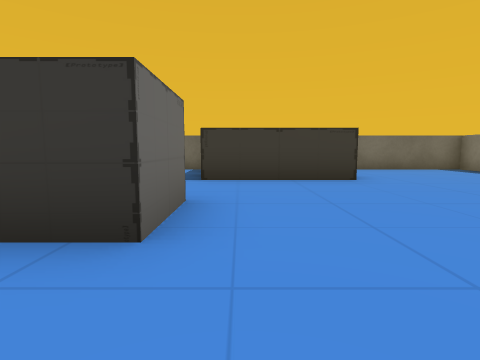
View 1 (above)

15 first-person views from a walk through a scene from a Unity 3-D project. The camera is 0.58 m above the floor, tilts 6° down and sees 80° across. The floor is counted in squares, 1 m on a side. Each view is taken from the middle of a square. On the plan, view 1 faces up. The plan holds only what a view shows up to about 9 squares ahead; the rest is blank. Some animated figures are not drawn. Some surface patterns are stand-ins.

View 2
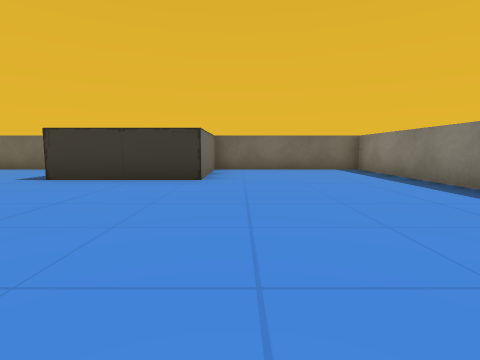

View 3
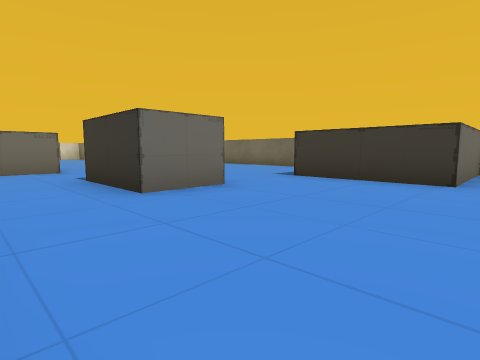

View 4
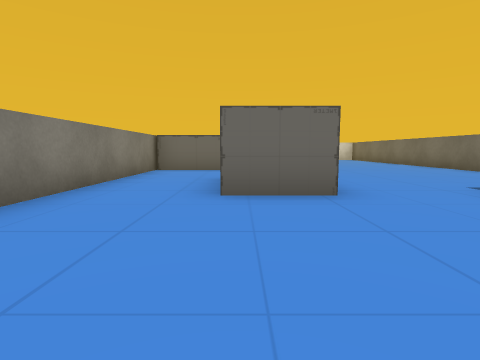

View 5
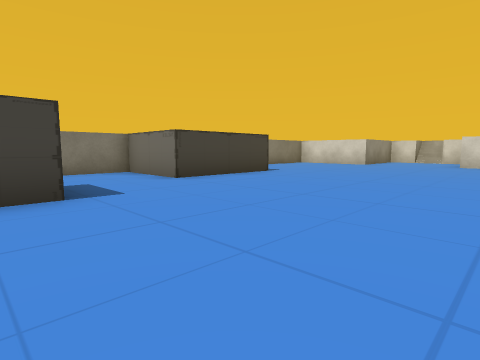

View 6
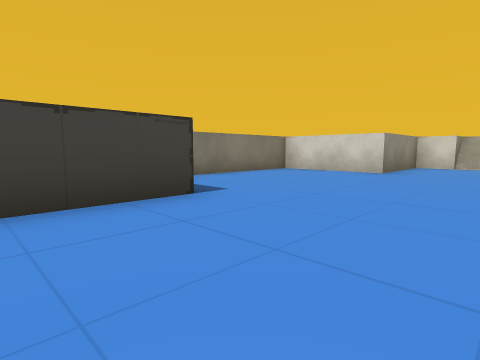

View 7
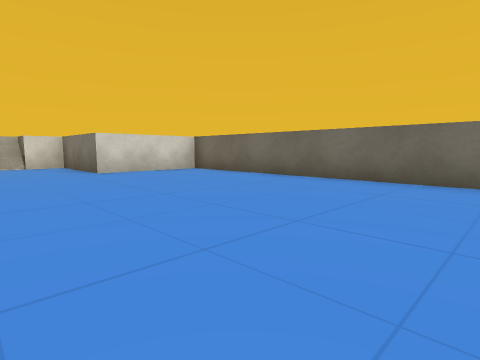

View 8
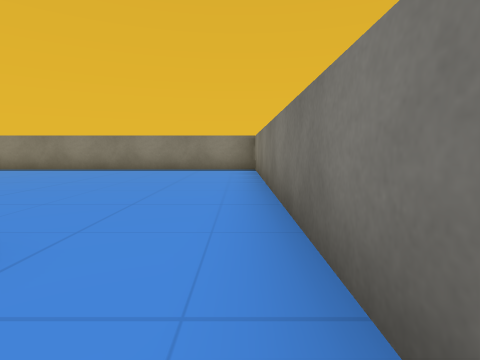

View 9
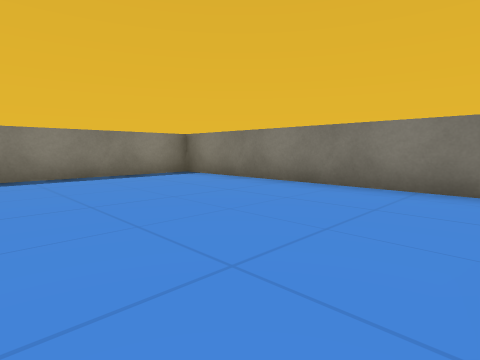

View 10
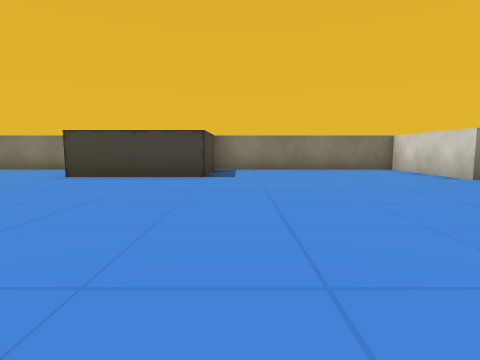

View 11
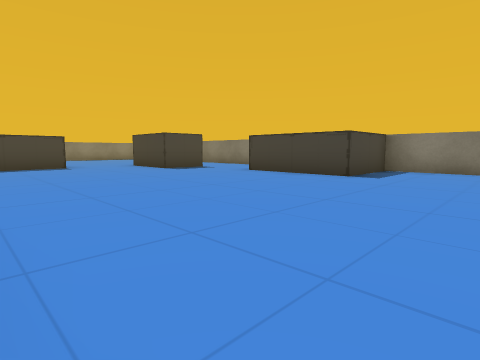

View 12
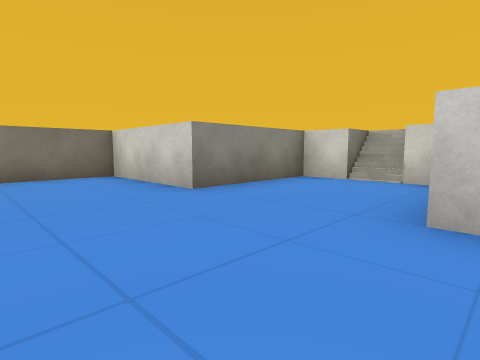

View 13
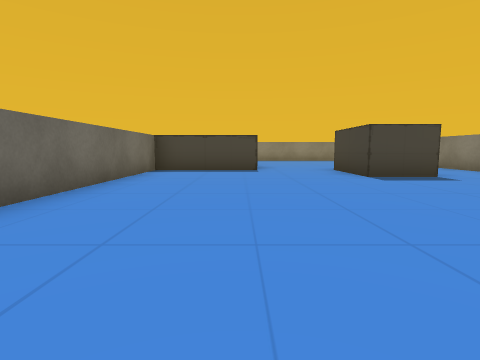

View 14
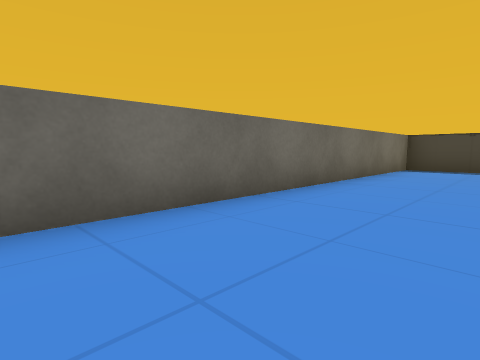

View 15
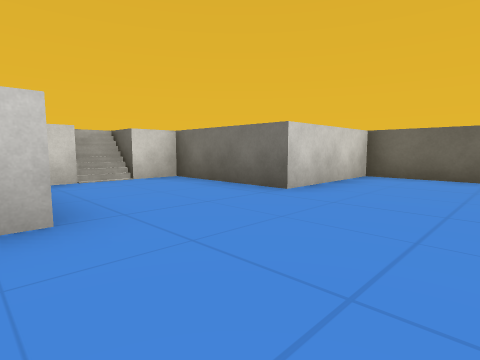

### Floor plan
Points are (right, up) in squares from view 1. A wall is a line through its corners. A room is listed if a view was taken in it or the views show most of it. See-through windows are left out.
Room 1 (views 1, 2, 3, 4, 5, 6, 7, 8, 9, 10, 11, 12, 13, 14, 15)
walls: (-5.6, -0.5) (6.5, -0.5) (6.5, 8.4) (2.3, 8.4) (2.3, 5.5) (-0.8, 5.5) (-0.8, 8.4) (-13.5, 8.4) (-13.5, 5.5) (-16.5, 5.5) (-16.5, 2.5) (-13.5, 2.5) (-13.5, -0.5) (-8.3, -0.5) (-8.3, 1.9) (-5.2, 1.9) (-5.2, -0.4); (-17.1, 4.5) (-17.1, 3.5); (-17.5, 4.5) (-17.5, 3.5)
low walls: (-16.8, 4.5) (-16.8, 3.5)
objects: other object (-3, 2) to (-1, 3)

Positions as (right, up) in squares from view 1, and headings:
1: (0, 0), facing up
2: (3, 0), facing up
3: (3, 0), facing up-left
4: (3, 2), facing left
5: (-2, 7), facing down-left
6: (-6, 5), facing down-left
7: (-6, 3), facing up-left
8: (-2, 0), facing right
9: (0, 4), facing down-right
10: (-9, 8), facing down
11: (-11, 8), facing down-right
12: (-11, 6), facing down-left
13: (-9, 6), facing right
14: (-10, 6), facing up-right
15: (-11, 2), facing up-left
